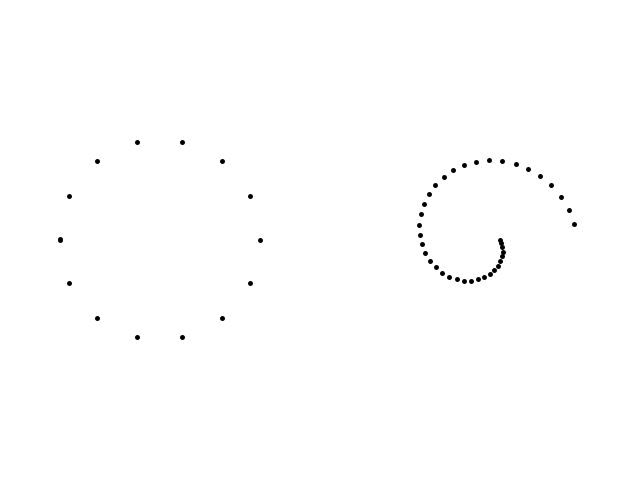
Frame 1 (no input)
Frame 60 (the mouse pressed at the canvas centre just before this capture): identical to frame 1, image omitted
Frame 120 (the mouse held since frame 60 and released just before this capture): identical to frame 1, image omitted

The Processing sketch that drew this single still picture (run headless with seeded random() and noise(); from frame 60 on, the mouse is pressed at the canvas centre):

// Processing sketch: Processing_Assignment_3b
// ── Processing_Assignment_3b.pde

void setup()
{
  size(640, 480);
  background(255);
  strokeWeight(5);
}

void draw()
{
  background(255);
  evenlySpacedCircle(14, 100);
  evenlySpacedSpiral(39, 20, 2);
}

void evenlySpacedCircle(int numberOfPoints, float radius) {
  for (int i = 0; i < numberOfPoints; i++)
  {
    point((width / 4) + cos((TWO_PI * i) / numberOfPoints) * radius,
      (height / 2) + sin((TWO_PI * i) / numberOfPoints) * radius);
  }
}

void evenlySpacedSpiral(int numberOfPoints, float radius, float increase) {
    for (int i = 0; i < numberOfPoints; i++)
  {
    point(((width / 4) * 3) + cos((TWO_PI * i) / numberOfPoints) * radius,
      (height / 2) + sin((TWO_PI * i) / numberOfPoints) * radius);
      radius += increase;
  }
}
